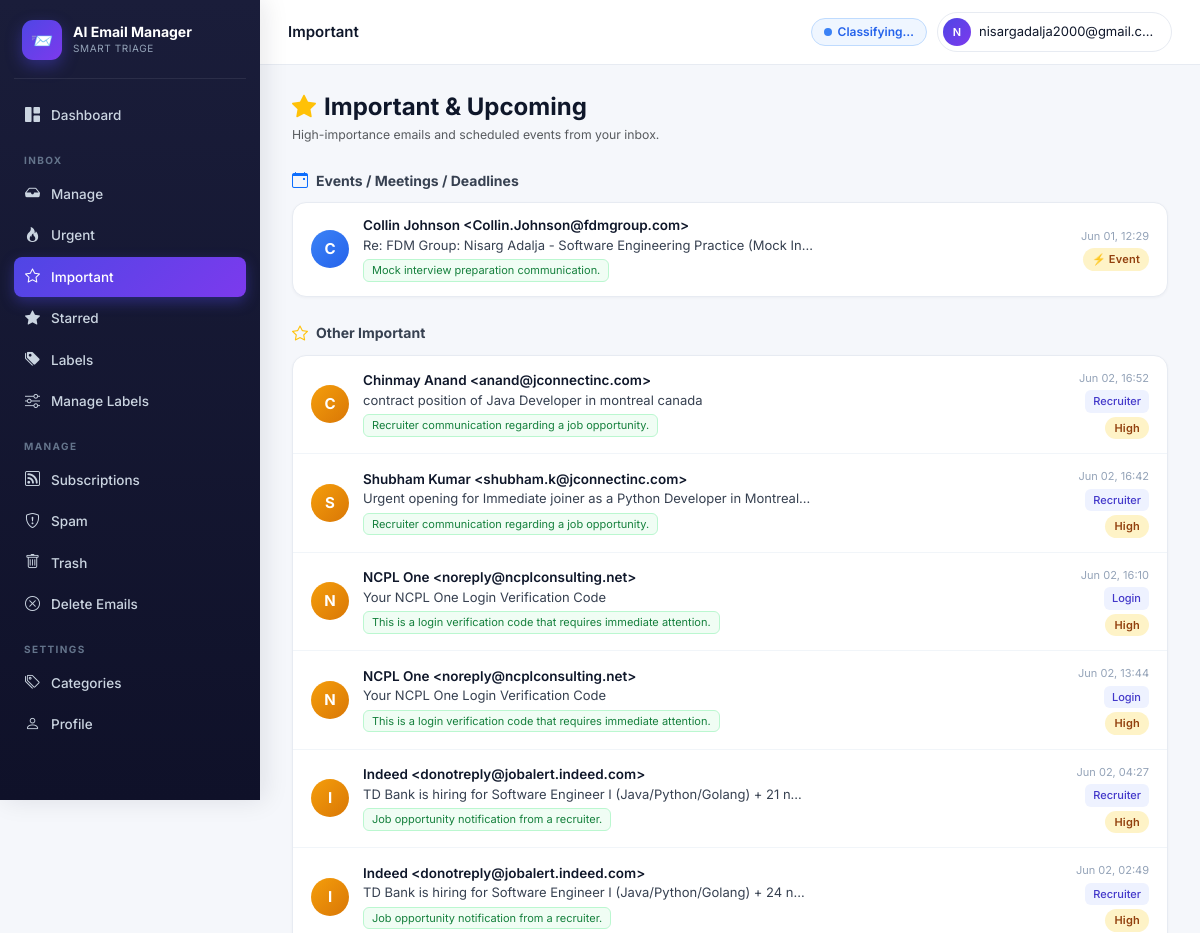
Before: /accounts/important/ (signed in, upper part) with the older database file.
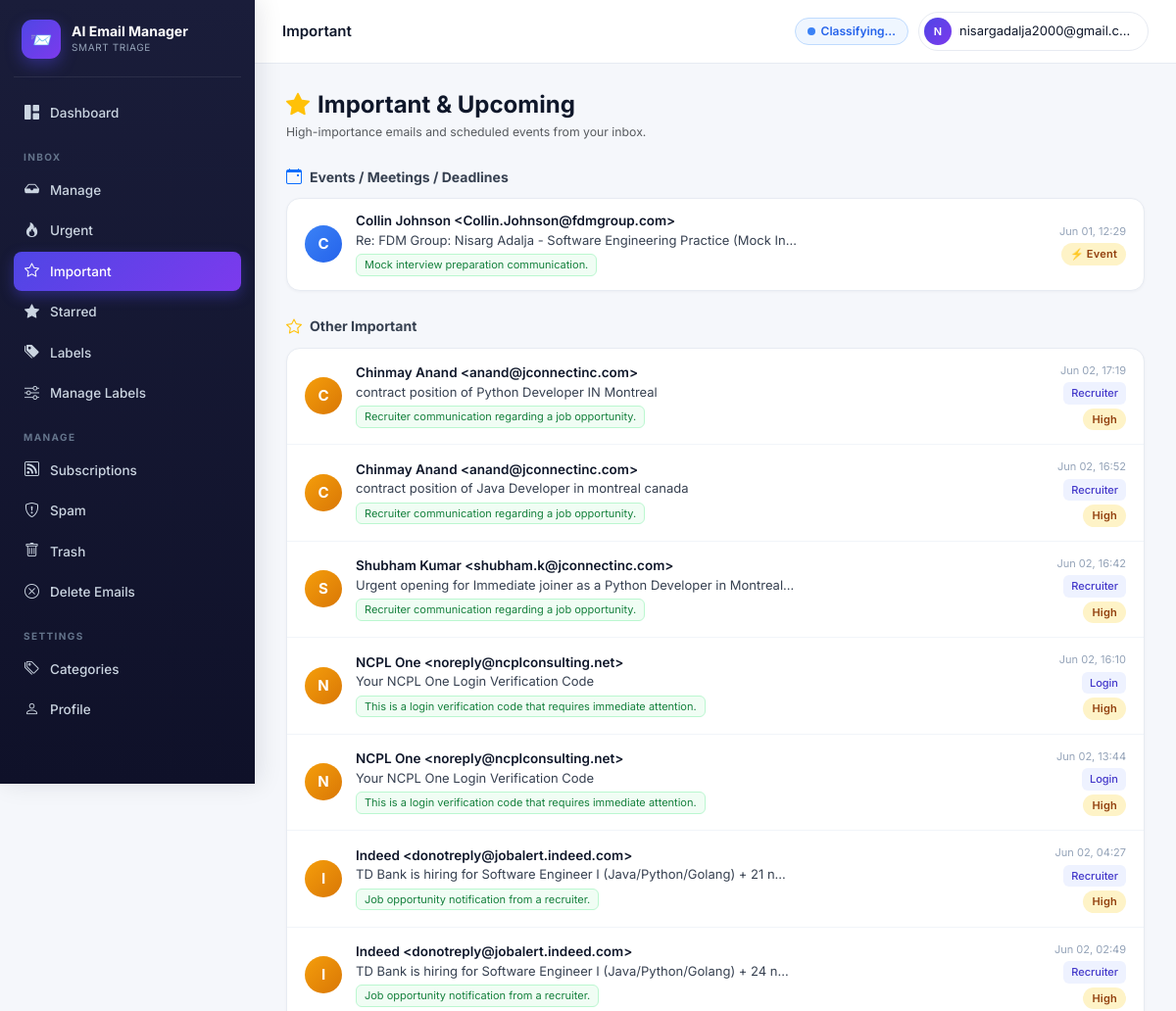
After: the same page with the newer database file.
### accounts/models.py (models this page shows, shortened)
class ClassifiedEmail(models.Model):
    user            = models.ForeignKey(User, on_delete=models.CASCADE, related_name="classified_emails")
    gmail_id        = models.CharField(max_length=64)
    thread_id       = models.CharField(max_length=64, blank=True)
    subject         = models.CharField(max_length=500, blank=True)
    sender          = models.CharField(max_length=300, blank=True)
    sender_email    = models.CharField(max_length=200, blank=True)
    snippet         = models.TextField(blank=True)
    received_at     = models.DateTimeField(null=True, blank=True)
    category        = models.ForeignKey(EmailCategory, on_delete=models.SET_NULL, null=True, blank=True)
    custom_category = models.ForeignKey(UserCustomCategory, on_delete=models.SET_NULL, null=True, blank=True)
    importance      = models.IntegerField(default=3)
    is_urgent       = models.BooleanField(default=False)
    is_event        = models.BooleanField(default=False)
    event_when      = models.CharField(max_length=120, blank=True)
    reason          = models.TextField(blank=True)
    action_taken    = models.CharField(max_length=16, default="kept")
    unsubscribe_url = models.URLField(max_length=1000, blank=True)
    classified_at   = models.DateTimeField(auto_now_add=True)
    class Meta:
        unique_together = [("user", "gmail_id")]
        indexes = [models.Index(fields=["user", "-received_at"])]

class EmailCategory(models.Model):
    slug         = models.SlugField(max_length=64, unique=True)
    name         = models.CharField(max_length=120)
    short_label  = models.CharField(max_length=32)
    group        = models.CharField(max_length=64)
    description  = models.TextField(blank=True)
    default_tier = models.CharField(max_length=16, choices=TIER_CHOICES, default="normal")

### accounts/views.py (the view)
# urls.py: path("important/",        views.important_view,  name="important"),
@login_required
def important_view(request):
    base = (ClassifiedEmail.objects.filter(user=request.user, importance__gte=4)
            .select_related("category"))
    events = base.filter(is_event=True).order_by("-importance", "-received_at")[:50]
    others = base.filter(is_event=False).order_by("-importance", "-received_at")[:50]
    return render(request, "important.html", {"events": events, "others": others})

### accounts/context_processors.py (called while the page is built)
def active_job(request):
    if not request.user.is_authenticated:
        return {}
    job = (ClassificationJob.objects
           .filter(user=request.user, status__in=["pending", "running"])
           .order_by("-id").first())
    return {"global_active_job": job}

### templates/important.html (shortened to what this page needs)
{% extends "base.html" %}{% block title %}Important{% endblock %}
{% block topbar_title %}Important{% endblock %}
{% block body %}
<div class="mb-4">
  <h4 class="mb-1 fw-bold" style="color:#0f172a"><i class="bi bi-star-fill text-warning me-2"></i>Important & Upcoming</h4>
  <p class="text-muted small mb-0">High-importance emails and scheduled events from your inbox.</p>
</div>
{% if events %}
<div class="mb-4">
  <div class="imp-section-title"><i class="bi bi-calendar-event text-primary"></i> Events / Meetings / Deadlines</div>
  <div class="card-modern p-0">
    <ul class="elist">
      {% for e in events %}
        <li class="elist-item" onclick="window.location='{% url 'email_detail' e.gmail_id %}?back=important'">
          <div class="elist-avatar" style="background:linear-gradient(135deg,#3b82f6,#2563eb)">{{ e.sender|slice:":1"|upper }}</div>
          <div class="elist-body">
            <div class="elist-sender">{{ e.sender|truncatechars:45 }}</div>
            <div class="elist-subject">{{ e.subject|truncatechars:70 }}</div>
            {% if e.reason %}<span class="reason-chip">{{ e.reason|truncatechars:80 }}</span>{% endif %}
          </div>
          <div class="elist-meta">
            <span class="elist-time">{{ e.received_at|date:"M d, H:i" }}</span>
            <span class="badge-tier tier-important">⚡ Event</span>
          </div>
        </li>
      {% empty %}
        <li class="elist-empty" style="padding:28px"><i class="bi bi-calendar"></i><strong>No upcoming events</strong></li>
      {% endfor %}
    </ul>
  </div>
</div>
{% endif %}
<div>
  <div class="imp-section-title"><i class="bi bi-star text-warning"></i> Other Important</div>
  <div class="card-modern p-0">
    <ul class="elist">
      {% for e in others %}
        <li class="elist-item" onclick="window.location='{% url 'email_detail' e.gmail_id %}?back=important'">
          <div class="elist-avatar" style="background:linear-gradient(135deg,#f59e0b,#d97706)">{{ e.sender|slice:":1"|upper }}</div>
          <div class="elist-body">
            <div class="elist-sender">{{ e.sender|truncatechars:45 }}</div>
            <div class="elist-subject">{{ e.subject|truncatechars:70 }}</div>
            {% if e.reason %}<span class="reason-chip">{{ e.reason|truncatechars:80 }}</span>{% endif %}
          </div>
          <div class="elist-meta">
            <span class="elist-time">{{ e.received_at|date:"M d, H:i" }}</span>
            {% if e.category %}<span class="badge-cat">{{ e.category.short_label }}</span>{% endif %}
            {% if e.importance >= 5 %}<span class="badge-tier tier-critical">Critical</span>
            {% else %}<span class="badge-tier tier-important">High</span>{% endif %}
          </div>
        </li>
      {% empty %}
        <li class="elist-empty">
          <i class="bi bi-star"></i>
          <strong>No important emails yet</strong>
          <p class="small mt-1 mb-0">Run AI classification to surface high-importance emails.</p>
        </li>
      {% endfor %}
    </ul>
  </div>
</div>
{% endblock %}

Changed rows visible on the page:
added ClassifiedEmail: sender "C", sender "Chinmay Anand <anand@jconnectinc.com>", subject "contract position of Python Developer IN Montreal", reason "Recruiter communication regarding a job opportunity.", received_at "Jun 02, 17:19", category.short_label "Recruiter", importance "High"
